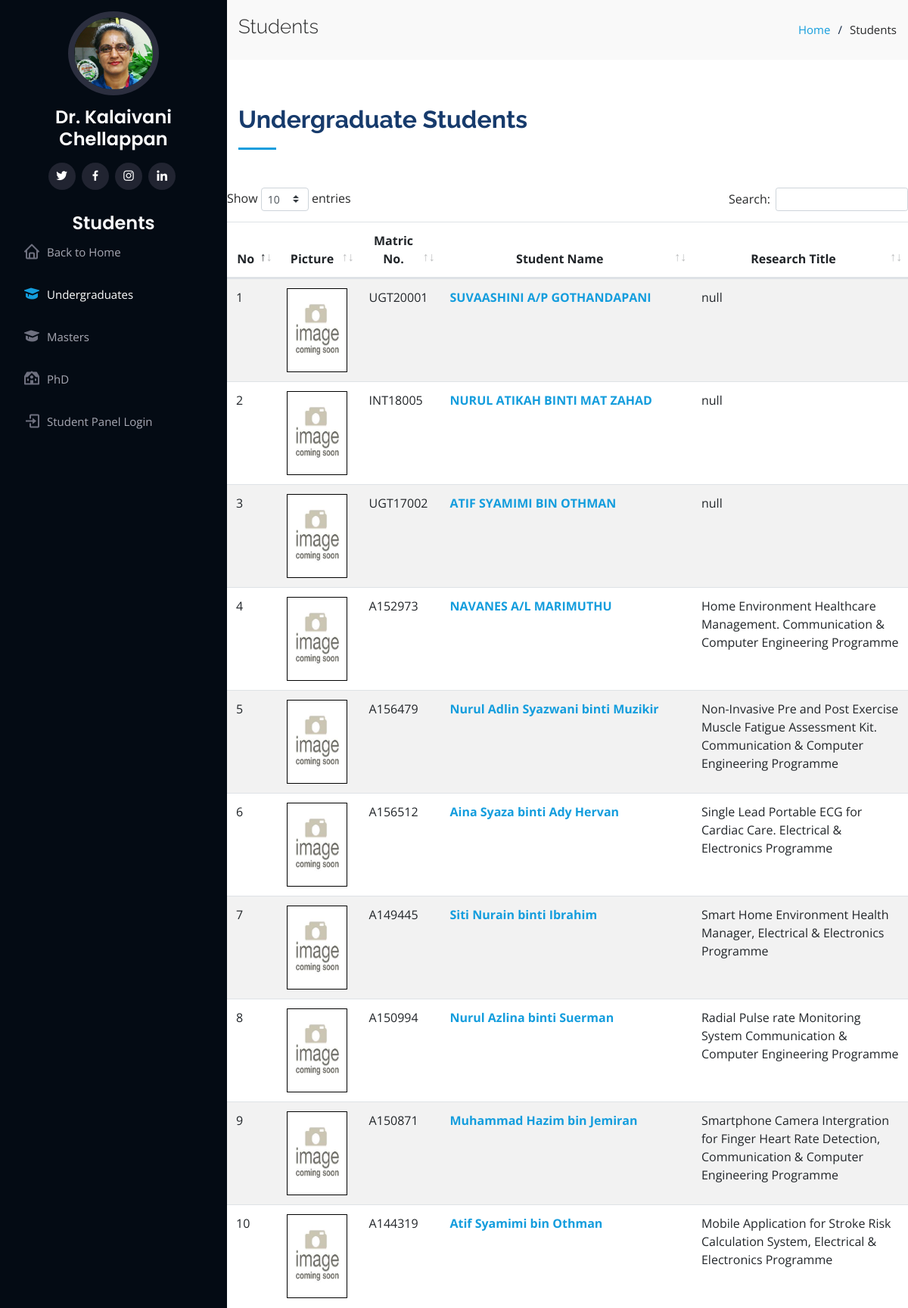
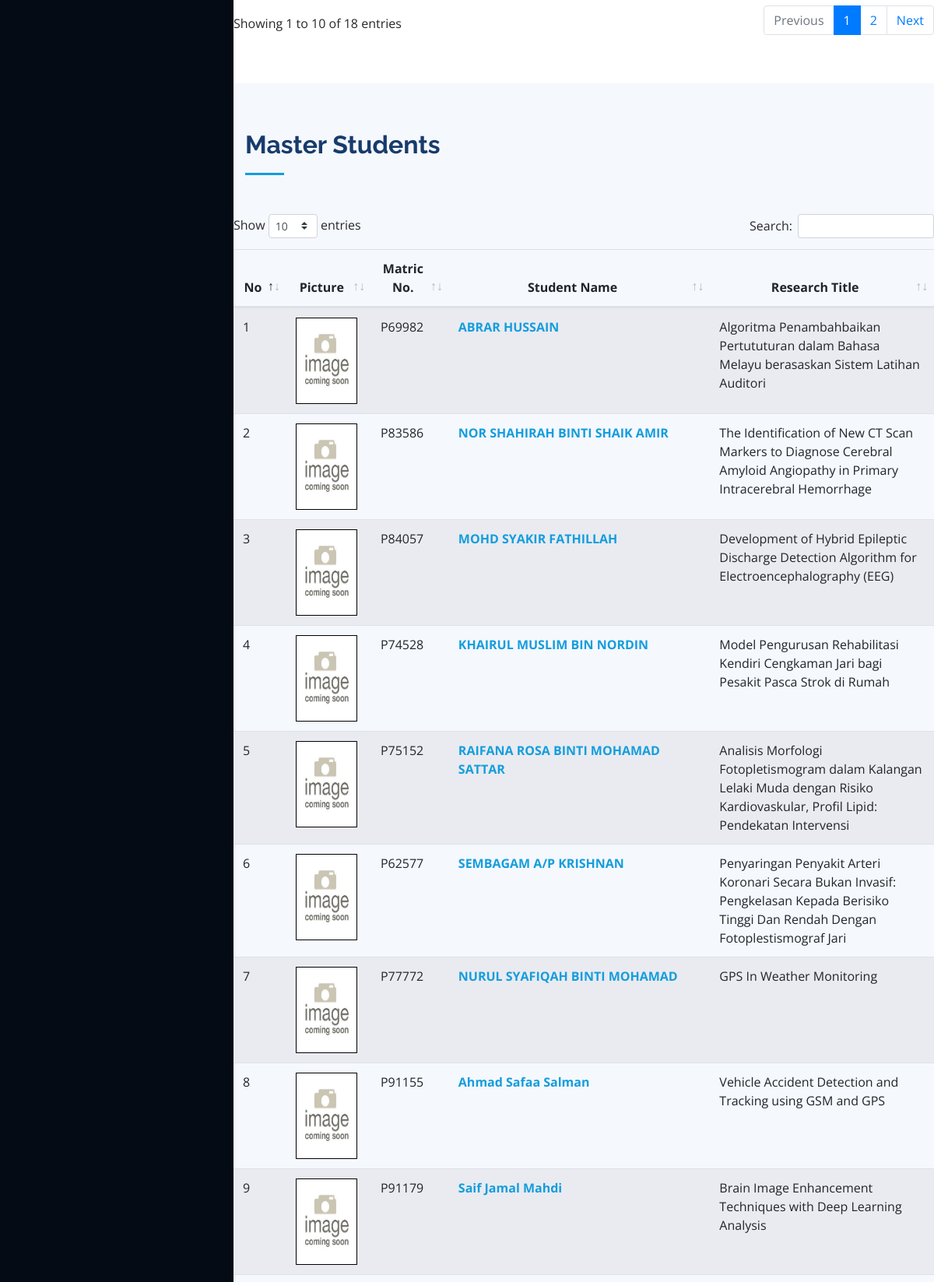
Page /students.php?userid=1 (upper part) on the committed database (2 pictures, top to bottom).
### tables this page shows
CREATE TABLE `tbl_students` (
  `id` int(11) NOT NULL,
  `std_reg_num` varchar(25) DEFAULT NULL,
  `std_name` text DEFAULT NULL,
  `std_picture` varchar(255) DEFAULT NULL,
  `std_type` int(11) DEFAULT NULL,
  `std_phonenum` varchar(255) DEFAULT NULL,
  `std_email` varchar(255) DEFAULT NULL,
  `std_research_title` text DEFAULT NULL,
  `std_start_year` int(11) DEFAULT NULL,
  `std_end_year` int(11) DEFAULT NULL,
  `std_status` int(11) DEFAULT NULL,
  `std_sv_status` int(11) DEFAULT NULL,
  `std_faculty` varchar(25) DEFAULT NULL,
  `std_funding_status` varchar(255) DEFAULT NULL,
  `std_activity` text DEFAULT NULL,
  `std_research_outcome` varchar(255) DEFAULT NULL,
  `std_password` varchar(255) DEFAULT NULL,
  `std_firstlogin` int(11) DEFAULT NULL,
  `super_owner` varchar(255) DEFAULT NULL
);

### students.php (the view, shortened to what this page needs)
<?php
include("assets/php/connectdb.php");
if(empty($_GET['userid'])){
	header('location:index.php');
}
else{
	$userid = $_GET['userid'];
}
$sqla = mysqli_query($conn, "SELECT * from tbl_admin WHERE id='$userid' AND admin_id NOT LIKE 'super_admin'");
$row=mysqli_fetch_assoc($sqla);
$super_owner = $row['admin_id'];
$user_name = $row['admin_name'];
$super_owner_role = "Academic Lecturer";
if($super_owner_role == "Academic Lecturer" || $super_owner_role == "Teacher"){
    $pagedesc = "Students";
}else{
    $pagedesc = "Clients";
    $sql_table = "tbl_clients";
}
?>
<!DOCTYPE html>
<html lang="en">
<head>
  <link href="assets/vendor/bootstrap/css/bootstrap.min.css" rel="stylesheet">
  <link href="assets/vendor/icofont/icofont.min.css" rel="stylesheet">
  <link href="assets/vendor/boxicons/css/boxicons.min.css" rel="stylesheet">
  <link href="assets/vendor/venobox/venobox.css" rel="stylesheet">
  <link href="assets/vendor/owl.carousel/assets/owl.carousel.min.css" rel="stylesheet">
  <link href="assets/vendor/aos/aos.css" rel="stylesheet">
  <link rel="stylesheet" href="assets/vendor/datatables.net-bs4/css/dataTables.bootstrap4.min.css">
  <link rel="stylesheet" href="assets/vendor/datatables.net-buttons-bs4/css/buttons.bootstrap4.min.css">
  <link rel="stylesheet" href="assets/vendor/datatables.net-select-bs4/css/select.bootstrap4.min.css">
  <link href="assets/css/style.css" rel="stylesheet">
</head>
<body>
  <header id="header">
    <div class="d-flex flex-column">
    <div class="profile">
        <img src="kalai_panel/uploads/admins/<?php echo $super_owner;?>/<?php echo $profile_pic = $row['profile_pic'];?>" alt="" class="img-fluid rounded-circle">
        <h1 class="text-light"><a href="index2.php?userid=<?php echo $userid;?>"><?php echo $user_name;?></a></h1>
        <div class="social-links mt-3 text-center">
          <a href="<?php echo $row['twitter'];?>" target="_new" class="twitter"><i class="bx bxl-twitter"></i></a>
          <a href="<?php echo $row['facebook'];?>" target="_new" class="facebook"><i class="bx bxl-facebook"></i></a>
          <a href="<?php echo $row['instagram'];?>" target="_new" class="instagram"><i class="bx bxl-instagram"></i></a>
          <a href="<?php echo $row['linkedin'];?>" target="_new" class="linkedin"><i class="bx bxl-linkedin"></i></a>
        </div>
    </div>
      <nav class="nav-menu">
        <h2 class="text-light"><?php echo $pagedesc;?></h2>
        <ul>
          <li><a href="index2.php?userid=<?php echo $userid;?>"><i class="bx bx-home"></i> <span>Back to Home</span></a></li>
          <li class="active"><a href="#undergraduates"><i class="bx bxs-graduation"></i> Undergraduates</a></li>
          <li><a href="#masters"><i class="bx bxs-graduation"></i> <span>Masters</span></a></li>
          <li><a href="#phd"><i class="bx bxs-institution"></i> <span>PhD</span></a></li>
          <li><a href="kalai_panel/login_student.php" target="_login"><i class="bx bx-log-in"></i> <span>Student Panel Login</span></a></li>
        </ul>
      </nav>
    </div>
  </header>
  <main id="main">
      <section class="breadcrumbs">
      <div class="container">
        <div class="d-flex justify-content-between align-items-center">
          <h2><?php echo $pagedesc;?></h2>
          <ol>
            <li><a href="index2.php?userid=<?php echo $userid;?>">Home</a></li>
            <li><?php echo $pagedesc;?></li>
          </ol>
        </div>
      </div>
    </section>
    <?php if($pagedesc == "Students"){ ?>
    <section id="undergraduates" class="about">
      <div class="container">
        <div class="section-title">
          <h2>Undergraduate Students</h2>
        </div>
        <div class="row">
            <table id="ug-list" class="table table-hover table-striped" data-aos="fade-up">
                <thead>
                    <th width="5%" style="text-align:center">No</th>
                    <th width="10%" style="text-align:center">Picture</th>
                    <th width="10%" style="text-align:center">Matric No.</th>
                    <th width="35%" style="text-align:center">Student Name</th>
                    <th width="30%" style="text-align:center">Research Title</th>
                </thead>
                <tbody>
            <?php
                $stdSQL = mysqli_query($conn, "SELECT std_reg_num, std_name, std_picture, std_research_title FROM tbl_students WHERE std_type=0 AND super_owner='$super_owner'");
                $rows = mysqli_num_rows($stdSQL);
                if($rows){
                    $count = 1;
                    while($row = mysqli_fetch_array($stdSQL)){
                        $picture = $row['std_picture'];
                        $regnum = $row['std_reg_num'];
                        $name = $row['std_name'];
                        $researchtitle = $row['std_research_title'];
                        ?>
                        <tr>
                            <td><?php echo $count++;?></td>
                            <td><img src='kalai_panel/uploads/images/<?php echo $picture;?>' width='79.2' height='111' style='border: 1px solid black;' /></td>
                            <td><?php echo $regnum;?></td>
                            <td><a href="#undergraduates" onclick="window.open('studentinfo.php?id=<?php echo $regnum;?>&userid=<?php echo $userid;?>','_blank','height=800,width=800,top=25,left=25,resizable=yes,scrollbars=yes,toolbar=yes,menubar=no,location=no,directories=no, status=yes');"><b><?php echo $name;?></b></a></td>
                            <td><?php echo $researchtitle;?></td>
                        </tr>
                        <?php } }else{ echo "<tr><td colspan='5'>No undergraduate students available</td></tr>";} ?>
                </tbody>
            </table>
        </div>
      </div>
    </section>
    <section id="masters" class="about section-bg">
      <div class="container">
        <div class="section-title">
          <h2>Master Students</h2>
        </div>
        <div class="row">
            <table id="master-list" class="table table-hover table-striped" data-aos="fade-up">
                <thead>
                    <th width="5%" style="text-align:center">No</th>
                    <th width="10%" style="text-align:center">Picture</th>
                    <th width="10%" style="text-align:center">Matric No.</th>
                    <th width="35%" style="text-align:center">Student Name</th>
                    <th width="30%" style="text-align:center">Research Title</th>
                </thead>
                <tbody>
            <?php
                $stdSQL = mysqli_query($conn, "SELECT std_reg_num, std_name, std_picture, std_research_title FROM tbl_students WHERE std_type=1 AND super_owner='$super_owner'");
                $rows = mysqli_num_rows($stdSQL);
                if($rows){
                    $count = 1;
                    while($row = mysqli_fetch_array($stdSQL)){
                        $picture = $row['std_picture'];
                        $regnum = $row['std_reg_num'];
                        $name = $row['std_name'];
                        $researchtitle = $row['std_research_title'];
                        ?>
                        <tr>
                            <td><?php echo $count++;?></td>
                            <td><img src='kalai_panel/uploads/images/<?php echo $picture;?>' width='79.2' height='111' style='border: 1px solid black;' /></td>
                            <td><?php echo $regnum;?></td>
                            <td><a href="#masters" onclick="window.open('studentinfo.php?id=<?php echo $regnum;?>&userid=<?php echo $userid;?>','_blank','height=800,width=800,top=25,left=25,resizable=yes,scrollbars=yes,toolbar=yes,menubar=no,location=no,directories=no, status=yes');"><b><?php echo $name;?></b></a></td>
                            <td><?php echo $researchtitle;?></td>
                        </tr>
                        <?php } }else{ echo "<tr><td colspan='5'>No master students available</td></tr>";} ?>
                </tbody>
            </table>
        </div>
      </div>
    </section>
    <?php }else{
         ?>
    <?php } ?>
  </main>
</body>
</html>

### assets/css/style.css (style rules this page uses)
body { font-family: "Open Sans", sans-serif; color: #272829; }
a { color: #149ddd; }
h1, h2, h3, h4, h5, h6 { font-family: "Raleway", sans-serif; }
#header { position: fixed; top: 0; left: 0; bottom: 0; width: 300px; transition: all ease-in-out 0.5s; z-index: 9997; transition: all 0.5s; padding: 0 15px; background: #040b14; overflow-y: auto; }
#header .profile img { margin: 15px auto; display: block; width: 120px; border: 8px solid #2c2f3f; }
#header .profile h1, #header .nav-menu h2 { font-size: 24px; margin: 0; padding: 0; font-weight: 600; -moz-text-align: center; text-align: center; font-family: "Poppins", sans-serif; }
#header .profile h1 a, #header .profile h1 a:hover { color: #fff; text-decoration: none; }
#header .profile .social-links a { font-size: 18px; display: inline-block; background: #212431; color: #fff; line-height: 1; padding: 8px 0; margin-right: 4px; border-radius: 50%; text-align: center; width: 36px; height: 36px; transition: 0.3s; }
#main { margin-left: 300px; }
.nav-menu { padding-top: 30px; }
.nav-menu * { margin: 0; padding: 0; list-style: none; }
.nav-menu > ul > li { position: relative; white-space: nowrap; }
.nav-menu a { display: flex; align-items: center; color: #a8a9b4; padding: 12px 15px; margin-bottom: 8px; transition: 0.3s; font-size: 15px; }
.nav-menu a i { font-size: 24px; padding-right: 8px; color: #6f7180; }
.nav-menu a:hover, .nav-menu .active > a, .nav-menu li:hover > a { text-decoration: none; color: #fff; }
.nav-menu a:hover i, .nav-menu .active > a i, .nav-menu li:hover > a i { color: #149ddd; }
section { padding: 60px 0; overflow: hidden; }
.section-bg { background: #f5f8fd; }
.section-title { padding-bottom: 30px; }
.section-title h2 { font-size: 32px; font-weight: bold; margin-bottom: 20px; padding-bottom: 20px; position: relative; color: #173b6c; }
.section-title h2::after { content: ''; position: absolute; display: block; width: 50px; height: 3px; background: #149ddd; bottom: 0; left: 0; }
.breadcrumbs { padding: 20px 0; background: #f9f9f9; }
.breadcrumbs h2 { font-size: 26px; font-weight: 300; }
.breadcrumbs ol { display: flex; flex-wrap: wrap; list-style: none; padding: 0; margin: 0; font-size: 15px; }
.breadcrumbs ol li + li { padding-left: 10px; }
.breadcrumbs ol li + li::before { display: inline-block; padding-right: 10px; color: #0e2442; content: "/"; }

### rows in the picture
tbl_students: std_picture (placeholder picture), std_reg_num "UGT20001", std_name "SUVAASHINI A/P GOTHANDAPANI", std_research_title "null"
tbl_students: std_picture (placeholder picture), std_reg_num "INT18005", std_name "NURUL ATIKAH BINTI MAT ZAHAD", std_research_title "null"
tbl_students: std_picture (placeholder picture), std_reg_num "UGT17002", std_name "ATIF SYAMIMI BIN OTHMAN", std_research_title "null"
tbl_students: std_picture (placeholder picture), std_reg_num "A152973", std_name "NAVANES A/L MARIMUTHU", std_research_title "Home Environment Healthcare Management. Communication & Computer Engineering Programme"
tbl_students: std_picture (placeholder picture), std_reg_num "A156479", std_name "Nurul Adlin Syazwani binti Muzikir", std_research_title "Non-Invasive Pre and Post Exercise Muscle Fatigue Assessment Kit. Communication & Computer Engineering Programme"
tbl_students: std_picture (placeholder picture), std_reg_num "A156512", std_name "Aina Syaza binti Ady Hervan", std_research_title "Single Lead Portable ECG for Cardiac Care. Electrical & Electronics Programme"
tbl_students: std_picture (placeholder picture), std_reg_num "A149445", std_name "Siti Nurain binti Ibrahim", std_research_title "Smart Home Environment Health Manager, Electrical & Electronics Programme"
tbl_students: std_picture (placeholder picture), std_reg_num "A150994", std_name "Nurul Azlina binti Suerman", std_research_title "Radial Pulse rate Monitoring System Communication & Computer Engineering Programme"
tbl_students: std_picture (placeholder picture), std_reg_num "A150871", std_name "Muhammad Hazim bin Jemiran", std_research_title "Smartphone Camera Intergration for Finger Heart Rate Detection, Communication & Computer Engineering Programme"
tbl_students: std_picture (placeholder picture), std_reg_num "A144319", std_name "Atif Syamimi bin Othman", std_research_title "Mobile Application for Stroke Risk Calculation System, Electrical & Electronics Programme"
tbl_students: std_picture (placeholder picture), std_reg_num "P69982", std_name "ABRAR HUSSAIN", std_research_title "Algoritma Penambahbaikan Pertututuran dalam Bahasa Melayu berasaskan Sistem Latihan Auditori"
tbl_students: std_picture (placeholder picture), std_reg_num "P83586", std_name "NOR SHAHIRAH BINTI SHAIK AMIR", std_research_title "The Identification of New CT Scan Markers to Diagnose Cerebral Amyloid Angiopathy in Primary Intracerebral Hemorrhage"
tbl_students: std_picture (placeholder picture), std_reg_num "P84057", std_name "MOHD SYAKIR FATHILLAH", std_research_title "Development of Hybrid Epileptic Discharge Detection Algorithm for Electroencephalography (EEG)"
tbl_students: std_picture (placeholder picture), std_reg_num "P74528", std_name "KHAIRUL MUSLIM BIN NORDIN", std_research_title "Model Pengurusan Rehabilitasi Kendiri Cengkaman Jari bagi Pesakit Pasca Strok di Rumah"
tbl_students: std_picture (placeholder picture), std_reg_num "P75152", std_name "RAIFANA ROSA BINTI MOHAMAD SATTAR", std_research_title "Analisis Morfologi Fotopletismogram dalam Kalangan Lelaki Muda dengan Risiko Kardiovaskular, Profil Lipid: Pendekatan Intervensi"
tbl_students: std_picture (placeholder picture), std_reg_num "P62577", std_name "SEMBAGAM A/P KRISHNAN", std_research_title "Penyaringan Penyakit Arteri Koronari Secara Bukan Invasif: Pengkelasan Kepada Berisiko Tinggi Dan Rendah Dengan Fotoplestismograf Jari"
tbl_students: std_picture (placeholder picture), std_reg_num "P77772", std_name "NURUL SYAFIQAH BINTI MOHAMAD", std_research_title "GPS In Weather Monitoring"
tbl_students: std_picture (placeholder picture), std_reg_num "P91155", std_name "Ahmad Safaa Salman", std_research_title "Vehicle Accident Detection and Tracking using GSM and GPS"
tbl_students: std_picture (placeholder picture), std_reg_num "P91179", std_name "Saif Jamal Mahdi", std_research_title "Brain Image Enhancement Techniques with Deep Learning Analysis"

### other values in the picture
$user_name "Dr. Kalaivani Chellappan"
$pagedesc "Students"
